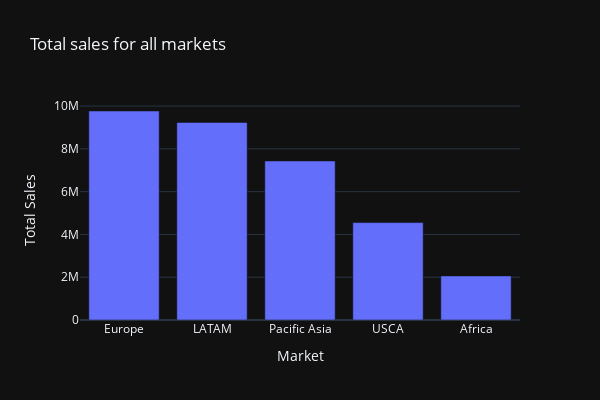
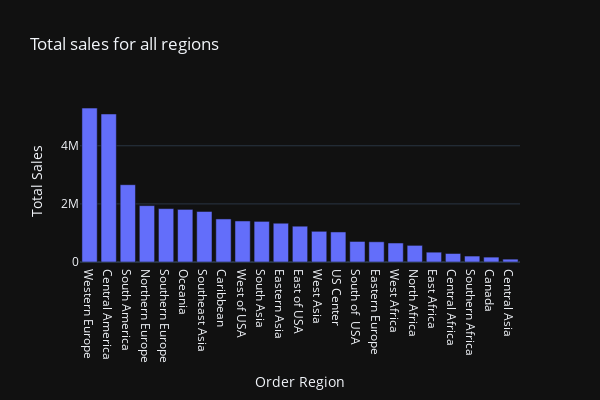

The code cell stored with these charts, in order, in its notebook:
### Code cell
import plotly.express as px

market = df.groupby('Market')
region = df.groupby('Order Region')

fig1 = px.bar(
    market['Sales per customer'].sum().sort_values(ascending=False).reset_index(),
    x='Market',
    y='Sales per customer',
    title="Total sales for all markets",
    labels={'Sales per customer': 'Total Sales'},
    template='plotly_dark',
    width=600,
    height=400
)
fig1.show()

region_sales_per_customer = region['Sales per customer'].sum().sort_values(ascending=False).reset_index()

fig2 = px.bar(
    region_sales_per_customer,
    x='Order Region',
    y='Sales per customer',
    title="Total sales for all regions",
    labels={'Sales per customer': 'Total Sales'},
    template='plotly_dark',
    width=600,
    height=400
)
fig2.show()

### Figure 1 — Plotly figure (JSON) as saved in the notebook; plotly's stock layout.template omitted (floating-point values rounded to 4 significant figures)
{"data": [{"alignmentgroup": "True", "hovertemplate": "Market=%{x}<br>Total Sales=%{y}<extra></extra>", "legendgroup": "", "marker": {"color": "#636efa", "pattern": {"shape": ""}}, "name": "", "offsetgroup": "", "orientation": "v", "showlegend": false, "textposition": "auto", "type": "bar", "x": ["Europe", "LATAM", "Pacific Asia", "USCA", "Africa"], "xaxis": "x", "y": [9769000.0, 9236000.0, 7434000.0, 4553000.0, 2062000.0], "yaxis": "y"}], "layout": {"barmode": "relative", "height": 400, "legend": {"tracegroupgap": 0}, "title": {"text": "Total sales for all markets"}, "width": 600, "xaxis": {"anchor": "y", "domain": [0, 1], "title": {"text": "Market"}}, "yaxis": {"anchor": "x", "domain": [0, 1], "title": {"text": "Total Sales"}}}}

### Figure 2 — Plotly figure (JSON) as saved in the notebook; plotly's stock layout.template omitted (floating-point values rounded to 4 significant figures)
{"data": [{"alignmentgroup": "True", "hovertemplate": "Order Region=%{x}<br>Total Sales=%{y}<extra></extra>", "legendgroup": "", "marker": {"color": "#636efa", "pattern": {"shape": ""}}, "name": "", "offsetgroup": "", "orientation": "v", "showlegend": false, "textposition": "auto", "type": "bar", "x": ["Western Europe", "Central America", "South America", "Northern Europe", "Southern Europe", "Oceania", "Southeast Asia", "Caribbean", "West of USA ", "South Asia", "Eastern Asia", "East of USA", "West Asia", "US Center ", "South of  USA ", "Eastern Europe", "West Africa", "North Africa", "East Africa", "Central Africa", "Southern Africa", "Canada", "Central Asia"], "xaxis": "x", "y": [5296000.0, 5094000.0, 2660000.0, 1939000.0, 1838000.0, 1810000.0, 1739000.0, 1482000.0, 1412000.0, 1397000.0, 1334000.0, 1232000.0, 1056000.0, 1034000.0, 706900.0, 696300.0, 654200.0, 572200.0, 338100.0, 292900.0, 204300.0, 168300.0, 97950.0], "yaxis": "y"}], "layout": {"barmode": "relative", "height": 400, "legend": {"tracegroupgap": 0}, "title": {"text": "Total sales for all regions"}, "width": 600, "xaxis": {"anchor": "y", "domain": [0, 1], "title": {"text": "Order Region"}}, "yaxis": {"anchor": "x", "domain": [0, 1], "title": {"text": "Total Sales"}}}}
